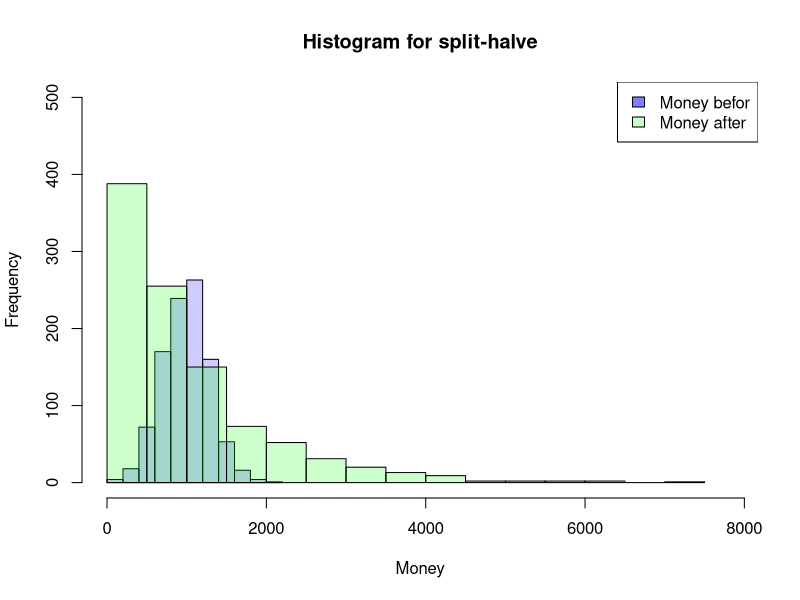
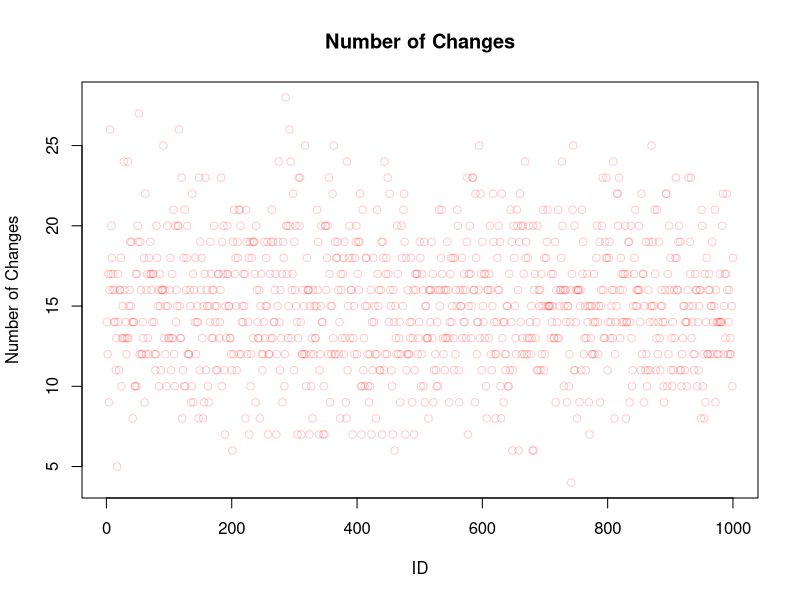

The R source for these figures, in order:
n <- 20

SplitHalve <- function(nAgent,maxExchange,Money_mean=1000,Money_sd=300) {
  df <- data.frame(ID=seq(1,nAgent),
                   nE=0,
                   Ms=rnorm(nAgent, mean = Money_mean, sd = Money_sd),
                   MT=0,Me=0)
  df$Me <- df$Ms
  iE <- 1
  while (iE <= maxExchange) {
    df$MT <- df$Me
    rdf <- sample(df[df$nE < iE,"ID"], size=2)
    df[(df$ID == rdf[1] | df$ID == rdf[2]),"nE"] <-
      df[(df$ID == rdf[1] | df$ID == rdf[2]),"nE"]+1
    df[(df$ID == rdf[1] | df$ID == rdf[2]),"Me"] <-
      sum(df[(df$ID == rdf[1] | df$ID == rdf[2]),"MT"])/2
    if (NROW(df[df$nE < iE,"ID"]) < 2) {
      iE <- iE+1
      }
  }
  return(df)
}

df <- SplitHalve(1000,15)
sum(df$nE)

SplitHalve2 <- function(nAgent,maxExchange,Money_mean=1000,Money_sd=300) {
  df <- data.frame(ID=seq(1,nAgent),
                   nE=0,
                   Ms=rnorm(nAgent, mean = Money_mean, sd = Money_sd),
                   MT=0,Me=0)
  df$Me <- df$Ms
  iE <- 1
  while (iE <= maxExchange) {
    df$MT <- df$Me
    rdf <- sample(df$ID, size=2)
    df[(df$ID == rdf[1] | df$ID == rdf[2]),"nE"] <-
      df[(df$ID == rdf[1] | df$ID == rdf[2]),"nE"]+1
    df[(df$ID == rdf[1] | df$ID == rdf[2]),"Me"] <-
      sum(df[(df$ID == rdf[1] | df$ID == rdf[2]),"MT"])/2
    iE <- iE+1
  }
  return(df)
}

df <- SplitHalve2(1000,7500)

SplitRandom <- function(nAgent,maxExchange,Money_mean=1000,Money_sd=300) {
  df <- data.frame(ID=seq(1,nAgent),
                   nE=0,
                   Ms=rnorm(nAgent, mean = Money_mean, sd = Money_sd),
                   MT=0,Me=0)
  df$Me <- df$Ms
  iE <- 1
  while (iE <= maxExchange) {
    df$MT <- df$Me
    rdf <- sample(df$ID, size=2)
    rds <- sample(0:100, size=1)/100
    df[(df$ID == rdf[1] | df$ID == rdf[2]),"nE"] <-
      df[(df$ID == rdf[1] | df$ID == rdf[2]),"nE"]+1
    df[(df$ID == rdf[1] | df$ID == rdf[2]),"Me"] <-
      sum(df[(df$ID == rdf[1] | df$ID == rdf[2]),"MT"])*c(rds,1-rds)
    iE <- iE+1
  }
  return(df)
}

sample ( 0:100 , 1 )/100
30*c(0.2,0.8)

df <- SplitRandom(1000,7500)

summary(df)
hist(df$Ms, xlab="Money",main="Histogram for split-halve",
     col=rgb(0,0,1,0.2),
     xlim=c(0,max(c(df$Me,df$Ms)))*1.1,ylim=c(0,nrow(df)/2))
hist(df$Me, col=rgb(0,1,0,0.2),
     add=TRUE)
legend('topright', c('Money befor', 'Money after'),
       fill=c(rgb(0,0,1,0.5), rgb(0,1,0,0.2)))

plot(df$ID,df$nE,main="Number of Changes",
     xlab="ID",ylab="Number of Changes",
     col=rgb(1,0,0,0.2))

